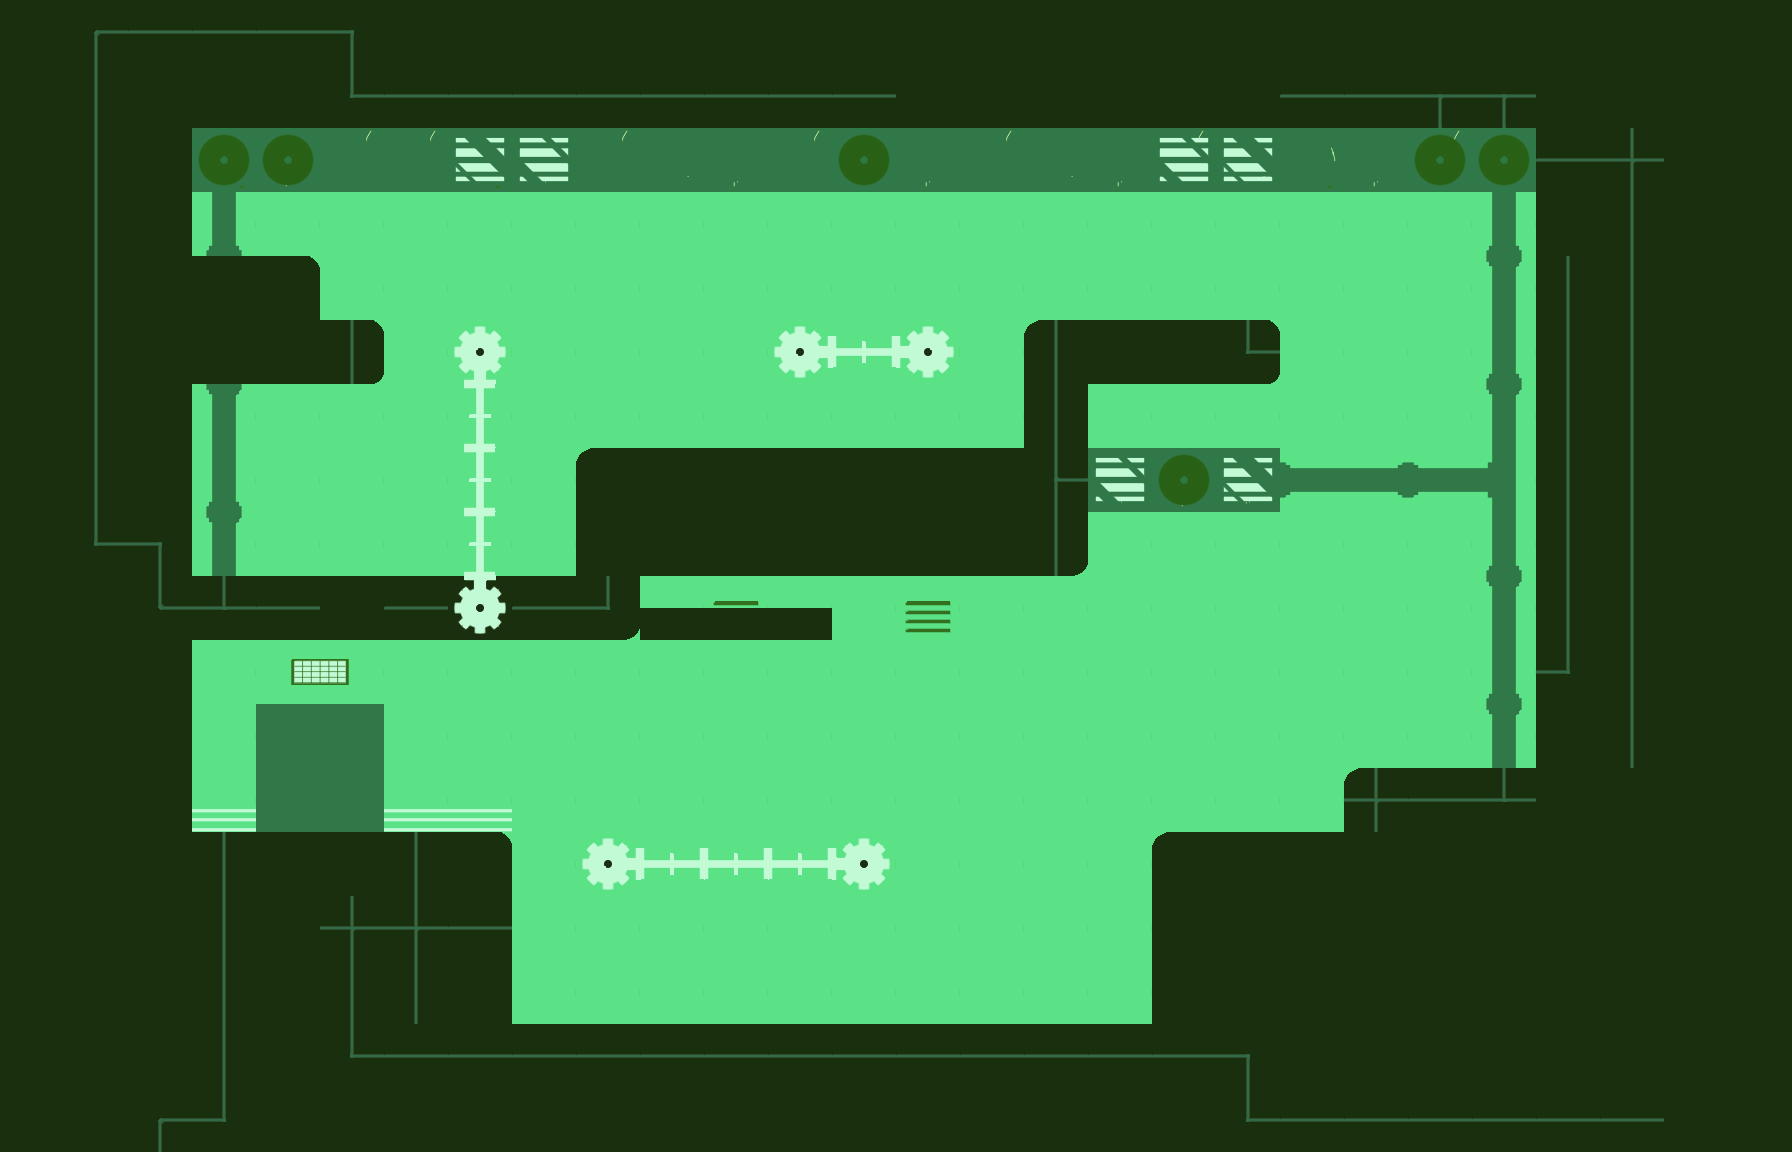

The image is a tile-based game level rendered from a .tmx file. Its description and source (layers, tilesets, objects; grid data summarised) follow:
An orthogonal 28x18 tile map with 64x64 px tiles, 10 tile layers (verde, negro, rejillas, lineas, ...).

<map version="1.0" orientation="orthogonal" width="28" height="18" tilewidth="64" tileheight="64">
 <tileset firstgid="1" name="tiles01" tilewidth="64" tileheight="64">
  <image source="tiles02.png" width="512" height="512" />
 </tileset>
 <layer name="verde" width="28" height="18">
  <data>[504 cells, 504 non-empty, 1 distinct tile ids]</data>
 </layer>
 <layer name="negro" width="28" height="18">
  <data>[504 cells, 279 non-empty, 5 distinct tile ids]</data>
 </layer>
 <layer name="rejillas" width="28" height="18">
  <data>[504 cells, 2 non-empty, 1 distinct tile ids]</data>
 </layer>
 <layer name="lineas" width="28" height="18">
  <data>[504 cells, 94 non-empty, 8 distinct tile ids]</data>
 </layer>
 <layer name="engranajes" width="28" height="18">
  <data>[504 cells, 13 non-empty, 3 distinct tile ids]</data>
 </layer>
 <layer name="puerta1" width="28" height="18">
  <data>[504 cells, 9 non-empty, 4 distinct tile ids]</data>
 </layer>
 <layer name="ventiladores" width="28" height="18">
  <data>[504 cells, 21 non-empty, 4 distinct tile ids]</data>
 </layer>
 <layer name="tubos" width="28" height="18">
  <data>[504 cells, 19 non-empty, 5 distinct tile ids]</data>
 </layer>
 <layer name="ventiladores2" width="28" height="18">
  <data>[504 cells, 10 non-empty, 4 distinct tile ids]</data>
 </layer>
 <layer name="circulos" width="28" height="18">
  <data>[504 cells, 5 non-empty, 1 distinct tile ids]</data>
 </layer>
</map>
